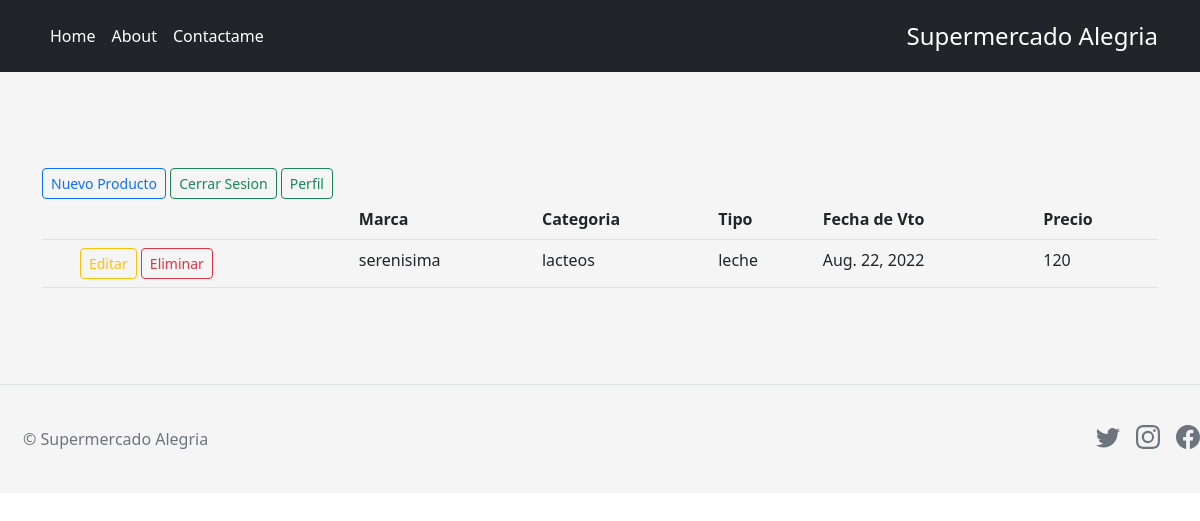
Before: /panel/ (signed in) with the older database file.
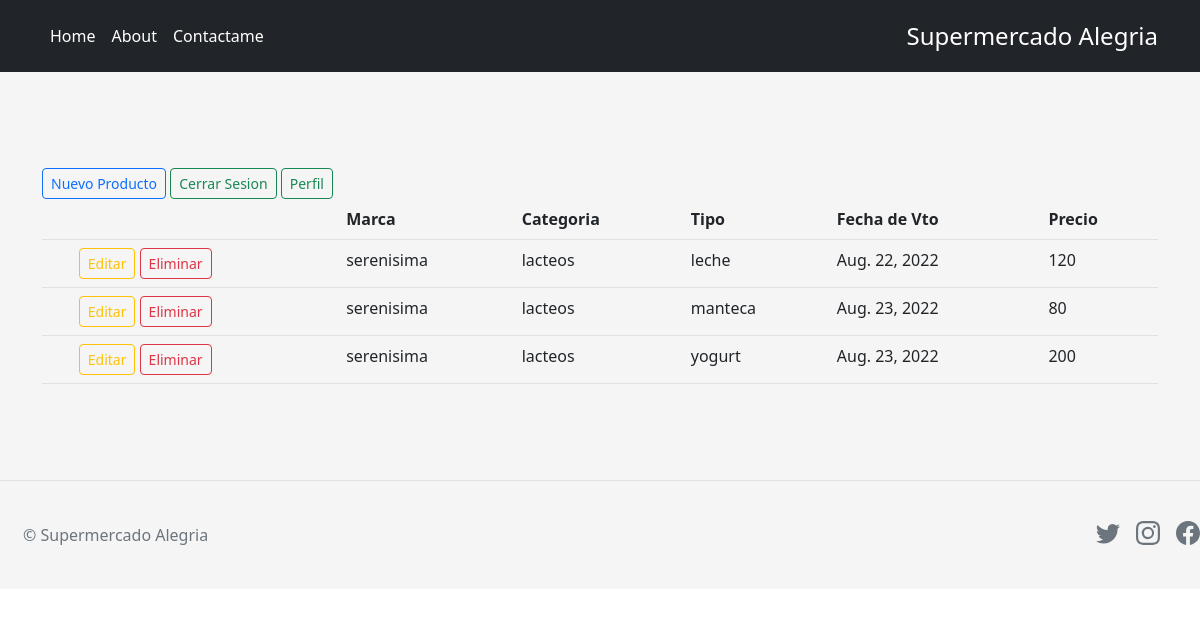
After: the same page with the newer database file.
### AppFinal/models.py (models this page shows, shortened)
class Productos(models.Model):
    marca= models.CharField(max_length=40)
    categoria= models.CharField(max_length=40)
    tipo= models.CharField(max_length=40)
    fecha_Vto = models.DateField()
    precio= models.IntegerField()
    image = models.ImageField(upload_to="productos", null=True)

### AppFinal/views.py (the view)
# urls.py: path('panel/', PanelView.as_view(), name='panel-page'),
class PanelView(LoginRequiredMixin, BaseView, ListView):
    queryset = Productos.objects.all()
    template_name = "Productos/productos.html"
    context_object_name = "Productos"

### AppFinal/views.py (called while the page is built)
     def get_context_data(self, **kwargs):
        context = super().get_context_data(**kwargs)
        context['Productos'] = Productos.objects.order_by('categoria')
        return context

### AppFinal/templates/Productos/productos.html
{% extends "principal/base.html" %}
{% block main %}
<main class="flex-shrink-0">
    <div class="container" style="margin-top: 1em;">
     <a type="button" href="{% url "crear-producto" %}" class="btn btn-sm btn-outline-primary">Nuevo Producto </a>
     <a type="button" href= "{% url 'panel-logout' %}" class="btn btn-sm btn-outline-success">Cerrar Sesion </a>
     <a type="button" href="{% url "empleado-detalle" user.id %}" class="btn btn-sm btn-outline-success">Perfil</a>
    <table class="table">
        <thead>
            <tr>
                <th scope="col">  </th>
                <th scope="col">  </th>
                <th scope="col"> Marca </th>
                <th scope="col"> Categoria </th>
                <th scope="col"> Tipo </th>
                <th scope="col"> Fecha de Vto </th>
                <th scope="col"> Precio </th>
            </tr>
        </thead>
             <tbody>
                    {%for Productos in Productos %}
                        <tr>
                            <th scope="row"></th>
                            <td>
                                <a type="button" href="{% url "producto-update"  Productos.id %}" class="btn btn-sm btn-outline-warning">Editar</a>
                                <a type="button" href="{% url "eliminar-producto" Productos.id %}" class="btn btn-sm btn-outline-danger">Eliminar</a>
                            </td>
                            <td>{{Productos.marca}}</td>
                            <td>{{Productos.categoria}}</td>
                            <td>{{Productos.tipo}}</td>
                            <td>{{Productos.fecha_Vto}}</td>
                            <td>{{Productos.precio}}</td>
                        </tr>
                    {% endfor %}
             </tbody>
    </table>
    </div>
</main>
{% endblock %}

Changed rows visible on the page:
added Productos: marca "serenisima", categoria "lacteos", tipo "manteca", fecha_Vto "Aug. 23, 2022", precio "80"
added Productos: marca "serenisima", categoria "lacteos", tipo "yogurt", fecha_Vto "Aug. 23, 2022", precio "200"
